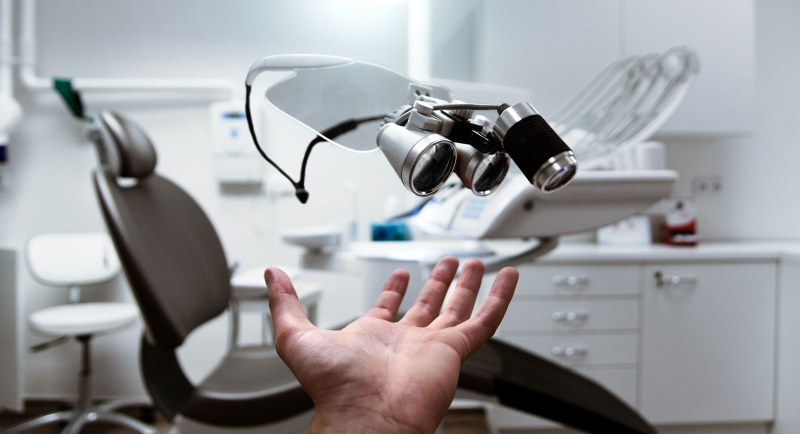
#> input picture mockups/vasteras-tandhalsa/clinic-loupes.jpg, 1600 x 868 px (shown at 1/2 size)
$ python kit.py ../../mockups/vasteras-tandhalsa/clinic-loupes.jpg ../../mockups/vasteras-tandhalsa/omar.jpg ../../mockups/vasteras-tandhalsa/omar.jpg ../../mockups/vasteras-tandhalsa/omar.jpg
#> lines starting #> are read from the running program, lines starting #| are printed output that depends on the picture
# Build the inline before/after image for an outreach email: kit.py old.png new.png out.jpg bg_hex
import sys
from PIL import Image, ImageDraw, ImageFont
old, new, out, bg = sys.argv[1], sys.argv[2], sys.argv[3], sys.argv[4]
F = ImageFont.truetype('/usr/share/fonts/truetype/dejavu/DejaVuSans-Bold.ttf', 30)
a = Image.open(old).convert('RGB'); a = a.crop((0, 0, a.width, int(a.width * 844 / 390))).resize((390, 844))
#> further down, a is the input picture: PIL image 1600x868 RGB; mean R, G, B 155.4, 155.8, 158.4
#> after `a = a.crop((0, 0, a.width, int(a.width * 844 / 390))).resize((390, 844`:
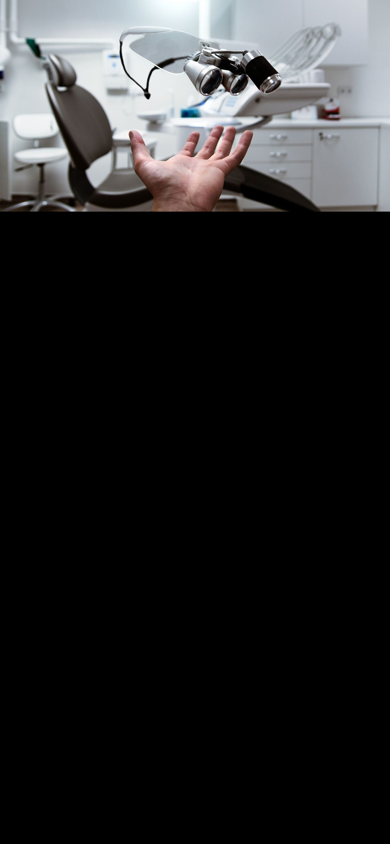
#> a: PIL image 390x844 RGB; mean R, G, B 39, 39.1, 39.7
b = Image.open(new).convert('RGB'); b = b.crop((0, 0, b.width, int(b.width * 844 / 390))).resize((390, 844))
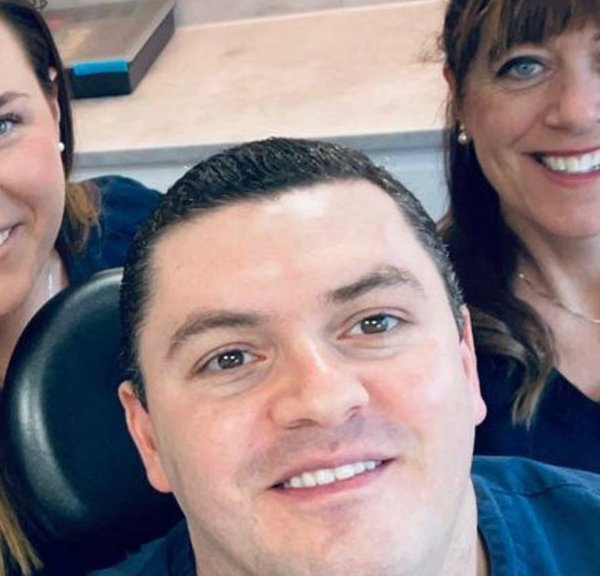
#> input picture mockups/vasteras-tandhalsa/omar.jpg, 600 x 576 px
#> further down, b is the input picture: PIL image 600x576 RGB; mean R, G, B 141.4, 128.2, 131.4
#> after `b = b.crop((0, 0, b.width, int(b.width * 844 / 390))).resize((390, 844`:
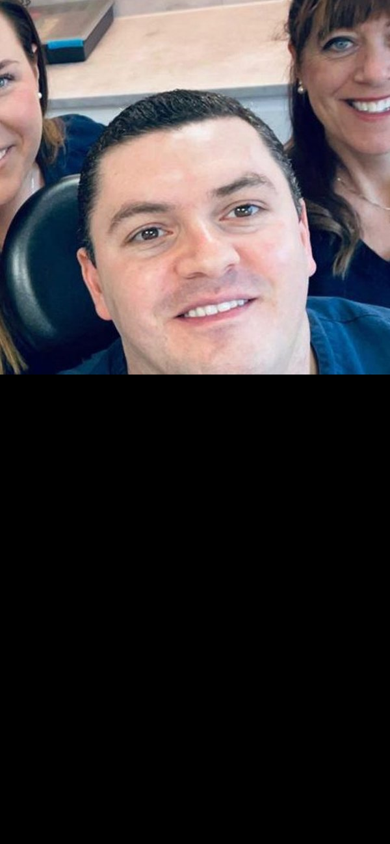
#> b: PIL image 390x844 RGB; mean R, G, B 62.7, 56.9, 58.3
pad, top = 40, 80
#> (the run stopped early here; a loop or call above may not have finished)
